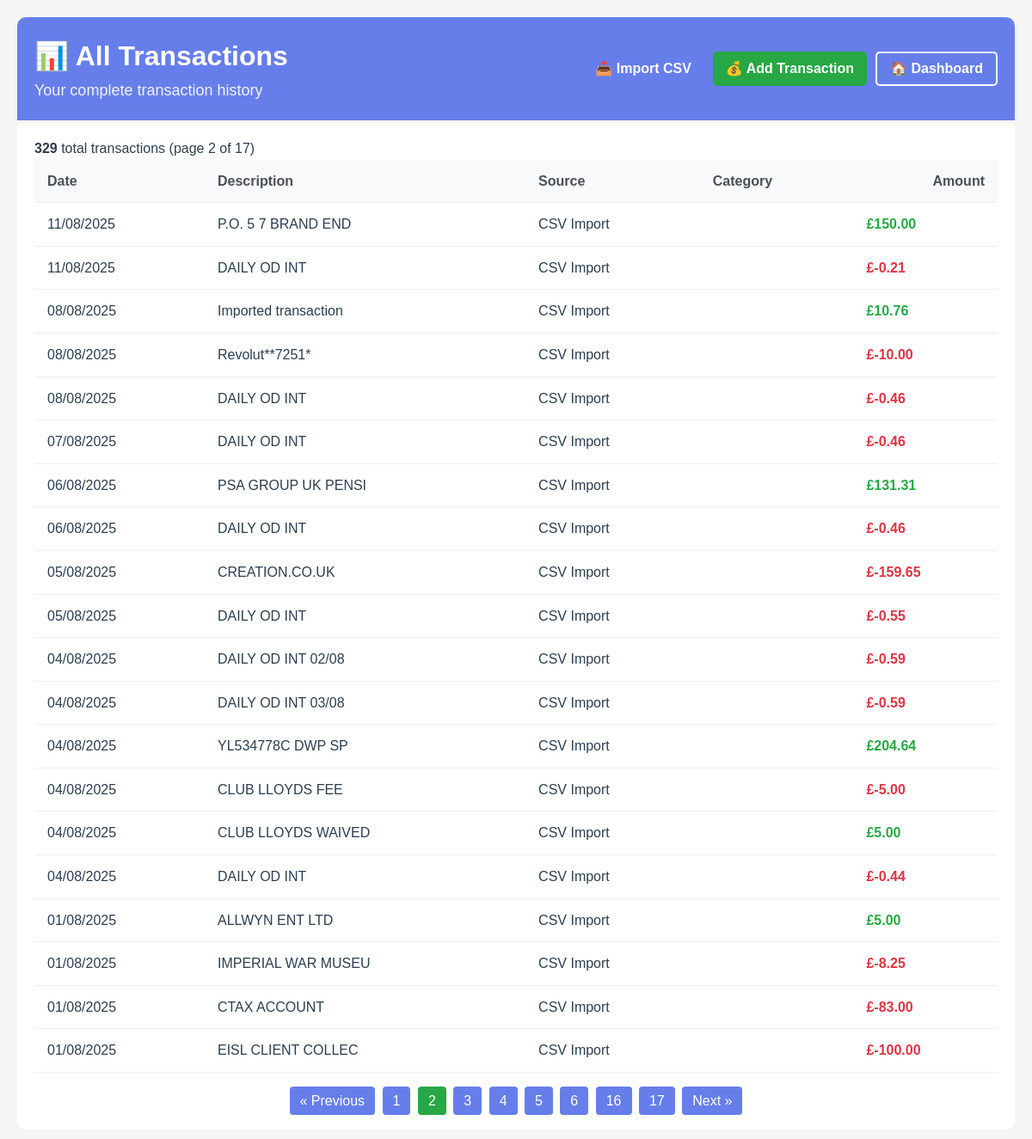
Screenshot of /transactions?page=2 with the database file from the repository.
### models.py (models this page shows)
    class Transaction(db.Model):
        __tablename__ = "transactions"
        id = db.Column(db.Integer, primary_key=True)
        external_id = db.Column(db.String(255))
        date = db.Column(db.Date, nullable=False)
        description = db.Column(db.Text, nullable=False)
        amount = db.Column(db.Numeric(10, 2), nullable=False)
        balance = db.Column(db.Numeric(10, 2))
        category_id = db.Column(db.Integer, db.ForeignKey("categories.id"))
        source_id = db.Column(db.Integer, db.ForeignKey("sources.id"))
        source_type = db.Column(db.String(50))
        raw_data = db.Column(db.Text)
        created_at = db.Column(db.DateTime, default=datetime.utcnow)
        updated_at = db.Column(
            db.DateTime, default=datetime.utcnow, onupdate=datetime.utcnow
        )
        account = db.Column(db.Text)
        reference = db.Column(db.Text)
        account_id = db.Column(db.Integer, db.ForeignKey("accounts.id"))
        is_projected = db.Column(db.Boolean, default=False)
        recurring_pattern_id = db.Column(db.Integer)
        source = db.relationship("Source", backref="transactions")
        account_link = db.relationship("Account", backref="account_transactions")

    class Source(db.Model):
        __tablename__ = "sources"
        id = db.Column(db.Integer, primary_key=True)
        name = db.Column(db.String(100), nullable=False)
        type = db.Column(db.String(50), nullable=False)
        is_active = db.Column(db.Boolean, default=True)
        created_at = db.Column(db.DateTime, default=datetime.utcnow)

### app.py (the view)
@app.route("/transactions")
def transactions():
    page = request.args.get('page', 1, type=int)
    transactions = Transaction.query.order_by(Transaction.date.desc()).paginate(page=page, per_page=20)
    return render_template("transactions/transactions.html", transactions=transactions)

### app.py (called while the page is built)
@app.template_filter('currency')
def currency_filter(value):
    try:
        return f"£{float(value):,.2f}"
    except (ValueError, TypeError):
        return value

@app.template_filter('date_uk')
def date_uk_filter(value):
    try:
        return value.strftime('%d/%m/%Y')
    except Exception:
        return value

### templates/transactions/transactions.html (shortened to what this page needs)
<!DOCTYPE html>
<link rel="stylesheet" href="{{ url_for('static', filename='css/style.css') }}">
<html>
<head>
</head>
<body>
    <div class="container">
        <div class="header">
            <div>
                <h1>📊 All Transactions</h1>
                <p>Your complete transaction history</p>
            </div>
            <div class="header-actions">
                <a href="/transactions/import" class="btn btn-primary">📥 Import CSV</a>
                <a href="/transactions/add" class="btn btn-success">💰 Add Transaction</a>
                <a href="{{ url_for('dashboard') }}" class="btn btn-outline">🏠 Dashboard</a>
            </div>
        </div>
        {% if transactions.items %}
            <p><strong>{{ transactions.total }}</strong> total transactions (page {{ transactions.page }} of {{ transactions.pages }})</p>
            <table class="transactions-table">
                <thead>
                    <tr>
                        <th>Date</th>
                        <th>Description</th>
                        <th>Source</th>
                        <th>Category</th>
                        <th style="text-align: right;">Amount</th>
                    </tr>
                </thead>
                <tbody>
                    {% for tx in transactions.items %}
                    <tr>
                        <td>{{ tx.date | date_uk }}</td>
                        <td>{{ tx.description }}</td>
                        <td>{{ tx.source.name if tx.source else 'Unknown Source' }}</td>
                        <td>
                        </td>
                        <td class="tx-amount {% if tx.amount > 0 %}amount-positive{% else %}amount-negative{% endif %}">{{ tx.amount | currency }}</td>
                    </tr>
                    {% endfor %}
                </tbody>
            </table>
            {% if transactions.pages > 1 %}
            <div class="pagination">
                {% if transactions.has_prev %}
                    <a href="{{ url_for('transactions', page=transactions.prev_num) }}">&laquo; Previous</a>
                {% endif %}
                {% for page_num in transactions.iter_pages() %}
                    {% if page_num %}
                        {% if page_num != transactions.page %}
                            <a href="{{ url_for('transactions', page=page_num) }}">{{ page_num }}</a>
                        {% else %}
                            <span style="padding: 8px 12px; background: #28a745; color: white; border-radius: 4px;">{{ page_num }}</span>
                        {% endif %}
                    {% endif %}
                {% endfor %}
                {% if transactions.has_next %}
                    <a href="{{ url_for('transactions', page=transactions.next_num) }}">Next &raquo;</a>
                {% endif %}
            </div>
            {% endif %}
        {% else %}
            <div style="text-align: center; padding: 40px; color: #666;">
                <h3>No transactions found</h3>
                <p>Your transaction data will appear here.</p>
            </div>
        {% endif %}
    </div>
</body>
</html>

### static/css/style.css (style rules this page uses)
.header { display: flex; justify-content: space-between; align-items: center; }
:root { --primary-color: #667eea; --primary-dark: #4c63d2; --primary-light: #e7edff; --secondary-color: #764ba2; --success-color: #28a745; --success-light: #d4edda; --success-dark: #155724; --warning-color: #ffc107; --warning-light: #fff3cd; --warning-dark: #856404; --danger-color: #dc3545; --danger-light: #f8d7da; --danger-dark: #721c24; --info-color: #17a2b8; --info-light: #d1ecf1; --info-dark: #0c5460; --white: #ffffff; --gray-50: #f8f9fa; --gray-100: #e9ecef; --gray-200: #dee2e6; --gray-300: #ced4da; --gray-400: #adb5bd; --gray-500: #6c757d; --gray-600: #495057; --gray-700: #343a40; --gray-800: #212529; --gray-900: #000000; --text-primary: #2c3e50; --text-secondary: #7f8c8d; --text-muted: #6c757d; --bg-primary: #f5f7fa; --bg-card: #ffffff; --bg-overlay: rgba(255, 255, 255, 0.1); --gradient-primary: linear-gradient(135deg, #667eea 0%, #764ba2 100%); --gradient-success: linear-gradient(135deg, #28a745 0%, #20c997 100%); --gradient-projection: linear-gradient(135deg, #667eea 0%, #764ba2 100%); --spacing-xs: 0.25rem; --spacing-sm: 0.5rem; --spacing-md: 1rem; --spacing-lg: 1.5rem; --spacing-xl: 2rem; --spacing-xxl: 3rem; --border-radius-sm: 4px; --border-radius-md: 8px; --border-radius-lg: 12px; --border-radius-xl: 15px; --border-radius-full: 50%; --shadow-sm: 0 2px 4px rgba(0,0,0,0.1); --shadow-md: 0 4px 6px rgba(0,0,0,0.05); --shadow-lg: 0 8px 25px rgba(0,0,0,0.15); --shadow-xl: 0 8px 32px rgba(102, 126, 234, 0.3); --transition-fast: 0.3s ease; --transition-slow: 0.5s ease; --font-family: -apple-system, BlinkMacSystemFont, 'Segoe UI', Roboto, sans-serif; --font-size-xs: 0.75rem; --font-size-sm: 0.875rem; --font-size-base: 1rem; --font-size-lg: 1.125rem; --font-size-xl: 1.25rem; --font-size-2xl: 1.5rem; --font-size-3xl: 2rem; --font-size-4xl: 2.5rem; }
* { margin: 0; padding: 0; box-sizing: border-box; }
body { font-family: var(--font-family); background: var(--bg-primary); line-height: 1.6; color: var(--text-primary); }
.container { max-width: 1400px; margin: 0 auto; padding: var(--spacing-xl) var(--spacing-md); }
.header { background: var(--gradient-primary); color: var(--white); padding: var(--spacing-xl); box-shadow: var(--shadow-md); border-radius: var(--border-radius-xl) var(--border-radius-xl) 0 0; margin-bottom: var(--spacing-xl); }
.header p { opacity: 0.9; font-size: var(--font-size-lg); }
.btn { display: inline-flex; align-items: center; gap: var(--spacing-sm); padding: 0.75rem var(--spacing-lg); border: none; border-radius: var(--border-radius-md); font-weight: 600; text-decoration: none; cursor: pointer; font-size: var(--font-size-base); transition: var(--transition-fast); line-height: 1; }
.btn-primary { background: var(--primary-color); color: var(--white); }
.btn-success { background: var(--success-color); color: var(--white); }
.btn-outline { background: transparent; border: 2px solid var(--primary-color); color: var(--primary-color); }
.transaction-amount, .tx-amount { font-weight: bold; font-size: var(--font-size-lg); }
.amount-positive { color: var(--success-color); font-weight: 600; }
.amount-negative { color: var(--danger-color); font-weight: 600; }
.pagination { text-align: center; margin-top: var(--spacing-xl); }
.pagination a, .pagination span { padding: var(--spacing-sm) 0.75rem; margin: 0 2px; background: var(--primary-color); color: var(--white); text-decoration: none; border-radius: var(--border-radius-sm); transition: var(--transition-fast); }

### rows the page displays
Transaction: date "11/08/2025", description "P.O. 5 7 BRAND END", source "CSV Import", amount "£150.00"
Transaction: date "11/08/2025", description "DAILY OD INT", source "CSV Import", amount "£-0.21"
Transaction: date "08/08/2025", description "Imported transaction", source "CSV Import", amount "£10.76"
Transaction: date "08/08/2025", description "Revolut**7251*", source "CSV Import", amount "£-10.00"
Transaction: date "08/08/2025", description "DAILY OD INT", source "CSV Import", amount "£-0.46"
Transaction: date "07/08/2025", description "DAILY OD INT", source "CSV Import", amount "£-0.46"
Transaction: date "06/08/2025", description "PSA GROUP UK PENSI", source "CSV Import", amount "£131.31"
Transaction: date "06/08/2025", description "DAILY OD INT", source "CSV Import", amount "£-0.46"
Transaction: date "05/08/2025", description "CREATION.CO.UK", source "CSV Import", amount "£-159.65"
Transaction: date "05/08/2025", description "DAILY OD INT", source "CSV Import", amount "£-0.55"
Transaction: date "04/08/2025", description "DAILY OD INT 02/08", source "CSV Import", amount "£-0.59"
Transaction: date "04/08/2025", description "DAILY OD INT 03/08", source "CSV Import", amount "£-0.59"
Transaction: date "04/08/2025", description "YL534778C DWP SP", source "CSV Import", amount "£204.64"
Transaction: date "04/08/2025", description "CLUB LLOYDS FEE", source "CSV Import", amount "£-5.00"
Transaction: date "04/08/2025", description "CLUB LLOYDS WAIVED", source "CSV Import", amount "£5.00"
Transaction: date "04/08/2025", description "DAILY OD INT", source "CSV Import", amount "£-0.44"
Transaction: date "01/08/2025", description "ALLWYN ENT LTD", source "CSV Import", amount "£5.00"
Transaction: date "01/08/2025", description "IMPERIAL WAR MUSEU", source "CSV Import", amount "£-8.25"
Transaction: date "01/08/2025", description "CTAX ACCOUNT", source "CSV Import", amount "£-83.00"
Transaction: date "01/08/2025", description "EISL CLIENT COLLEC", source "CSV Import", amount "£-100.00"

### other values shown
{{ transactions.total }} "329"
{{ transactions.page }} "2"
{{ transactions.pages }} "17"
{{ page_num }} "1" "3" "4" "5" "6" "16" "17"
{{ page_num }} "2"
